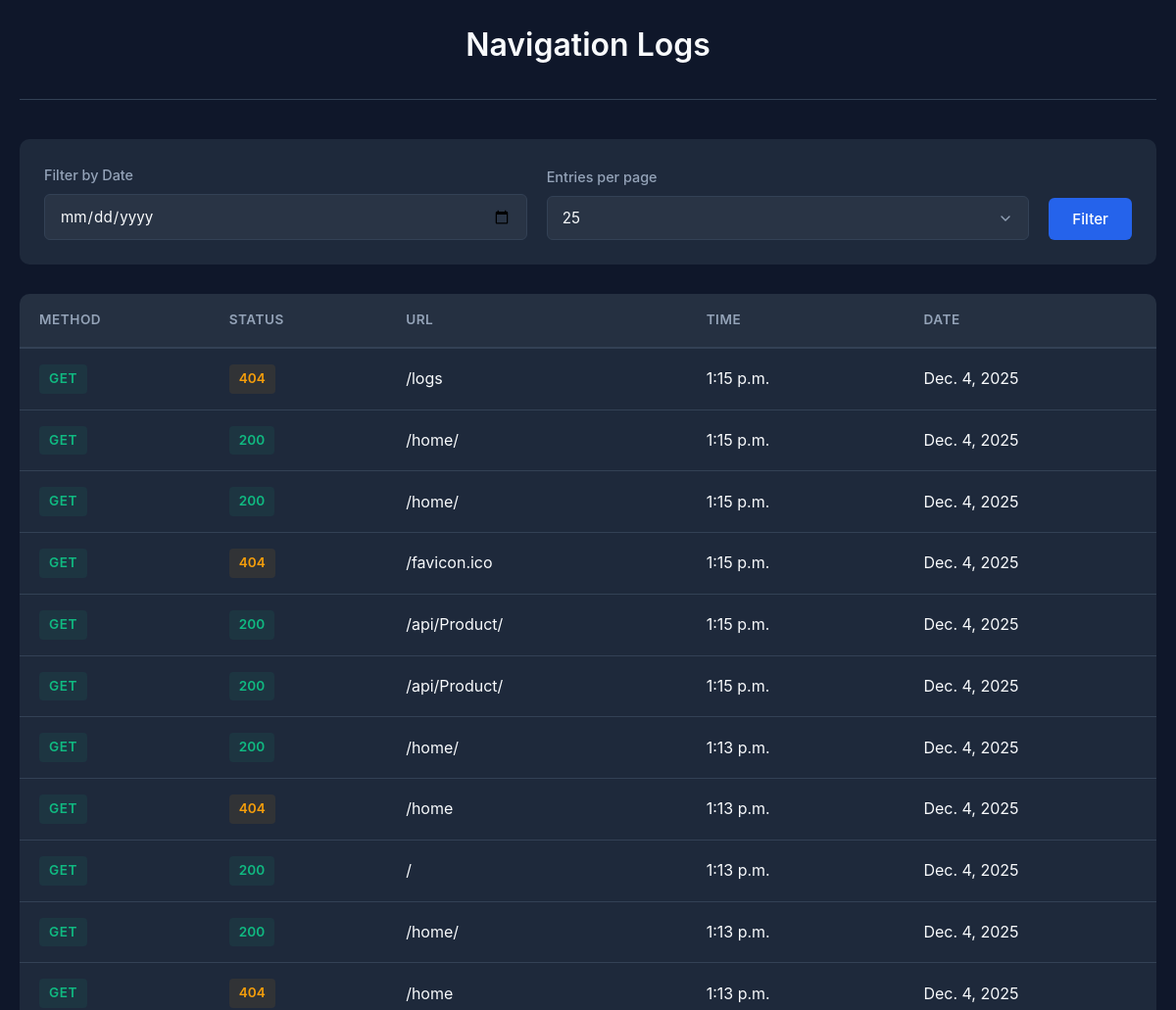
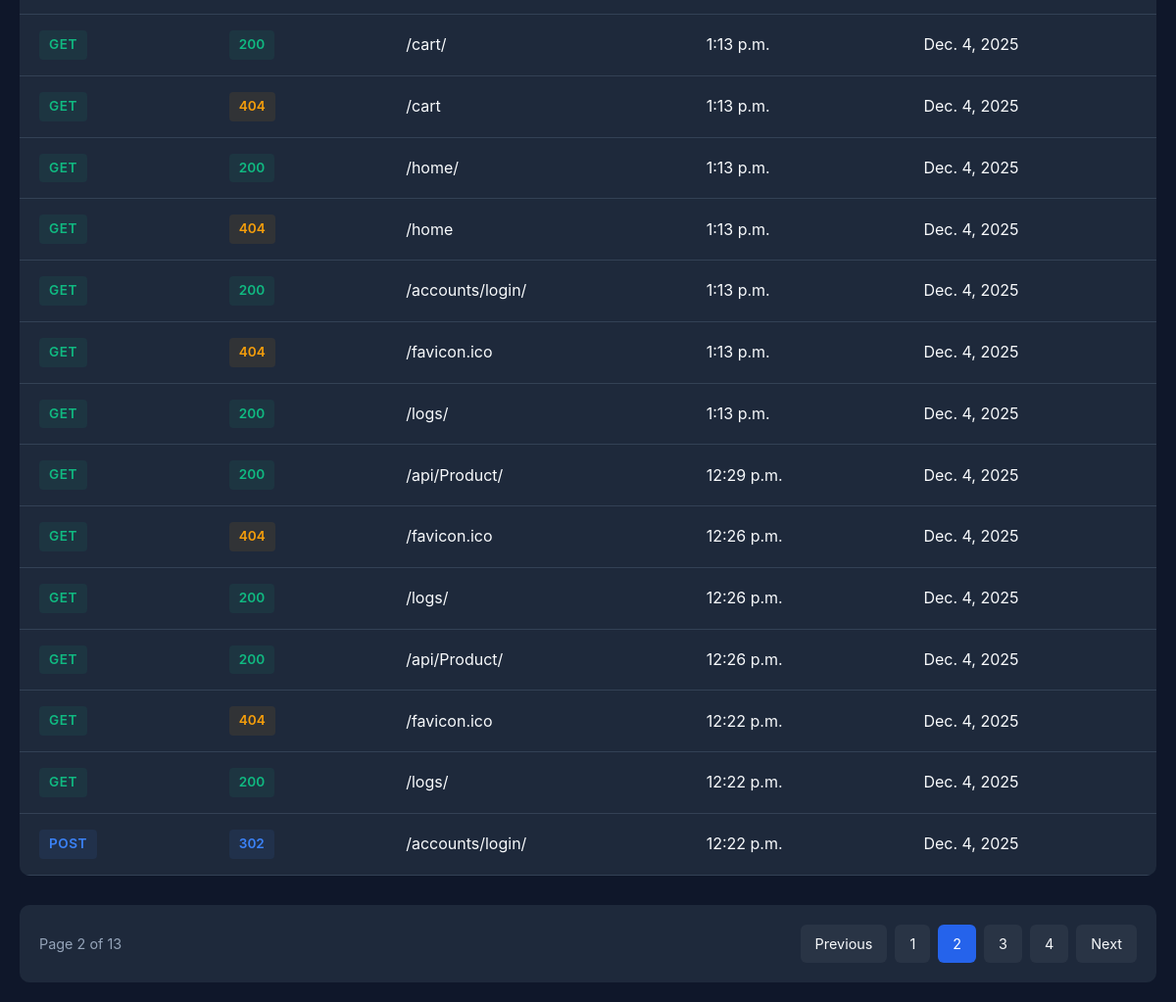
Screenshot of /logs/?per_page=25&page=2 (signed in) with the database file from the repository (2 pictures, top to bottom).
### shop/models.py (models this page shows, shortened)
class NavigationLog(models.Model):
    user = models.ForeignKey(User, on_delete=models.CASCADE)
    date = models.DateField()
    time = models.TimeField()
    method = models.CharField(max_length=10)
    url = models.CharField(max_length=500)
    action = models.CharField(max_length=255)
    status_code = models.PositiveIntegerField(null=True, blank=True)

### shop/views.py (the view)
# urls.py: path('logs/', views.navi_view, name='logs'),
@login_required
def navi_view(request):
    logs = NavigationLog.objects.filter(user=request.user).order_by('-date', '-time')
    date_filter = request.GET.get('date')
    if date_filter:
        date_obj = parse_date(date_filter)
        if date_obj:
            logs = logs.filter(date=date_obj)
    try:
        per_page = int(request.GET.get('per_page', 25))
        if per_page <= 0:
            per_page = 25
    except (ValueError, TypeError):
        per_page = 25
    paginator = Paginator(logs, per_page)
    page_number = request.GET.get('page')
    page_obj = paginator.get_page(page_number)
    per_page_options = [10, 20, 25, 50, 100]
    return render(request, 'shop/nav.html', {
        'page_obj': page_obj,
        'date_filter': date_filter,
        'per_page': per_page,
        'per_page_options': per_page_options,
    })

### templates/shop/nav.html (shortened to what this page needs)
<!DOCTYPE html>
<html lang="en">
<head>
</head>
<body>
    <div class="container">
        <header>
            <h1>Navigation Logs</h1>
        </header>
        <form method="get" action="." class="filters">
            <div class="filter-group">
                <label for="date">Filter by Date</label>
                <input type="date" id="date" name="date" value="{{ date_filter|default:'' }}">
            </div>
            <div class="filter-group">
                <label for="per_page">Entries per page</label>
                <select id="per_page" name="per_page" onchange="this.form.submit()">
                    {% for option in per_page_options %}
                        <option value="{{ option }}" {% if per_page == option %}selected{% endif %}>{{ option }}</option>
                    {% endfor %}
                </select>
            </div>
            <div class="button-group">
                <button type="submit">Filter</button>
            </div>
        </form>
        <div class="table-container">
            <table>
                <thead>
                    <tr>
                        <th>Method</th>
                        <th>Status</th>
                        <th>URL</th>
                        <th>Time</th>
                        <th>Date</th>
                    </tr>
                </thead>
                <tbody>
                    {% for log in page_obj %}
                        <tr>
                            <td>
                                {% if log.method == 'GET' %}
                                    <span class="method method-get">{{ log.method }}</span>
                                {% elif log.method == 'POST' %}
                                    <span class="method method-post">{{ log.method }}</span>
                                {% elif log.method == 'PUT' %}
                                    <span class="method method-put">{{ log.method }}</span>
                                {% elif log.method == 'DELETE' %}
                                    <span class="method method-delete">{{ log.method }}</span>
                                {% else %}
                                    <span class="method">{{ log.method }}</span>
                                {% endif %}
                            </td>
                            <td>
                                {% if log.status_code >= 200 and log.status_code < 300 %}
                                    <span class="status status-2xx">{{ log.status_code }}</span>
                                {% elif log.status_code >= 300 and log.status_code < 400 %}
                                    <span class="status status-3xx">{{ log.status_code }}</span>
                                {% elif log.status_code >= 400 and log.status_code < 500 %}
                                    <span class="status status-4xx">{{ log.status_code }}</span>
                                {% else %}
                                    <span class="status status-5xx">{{ log.status_code }}</span>
                                {% endif %}
                            </td>
                            <td class="url">{{ log.url }}</td>
                            <td>{{ log.time }}</td>
                            <td>{{ log.date }}</td>
                        </tr>
                    {% empty %}
                        <tr>
                            <td colspan="5" class="no-data">No logs found.</td>
                        </tr>
                    {% endfor %}
                </tbody>
            </table>
        </div>
        <div class="pagination">
            <div class="page-info">
                Page {{ page_obj.number }} of {{ page_obj.paginator.num_pages }}
            </div>
            <div class="page-links">
                {% if page_obj.has_previous %}
                    <a href="?{% if date_filter %}date={{ date_filter }}&{% endif %}per_page={{ per_page }}&page={{ page_obj.previous_page_number }}" class="page-link">Previous</a>
                {% endif %}
                {% for num in page_obj.paginator.page_range %}
                    {% if num == page_obj.number %}
                        <span class="page-link active">{{ num }}</span>
                    {% elif num > page_obj.number|add:'-3' and num < page_obj.number|add:'3' %}
                        <a href="?{% if date_filter %}date={{ date_filter }}&{% endif %}per_page={{ per_page }}&page={{ num }}" class="page-link">{{ num }}</a>
                    {% endif %}
                {% endfor %}
                {% if page_obj.has_next %}
                    <a href="?{% if date_filter %}date={{ date_filter }}&{% endif %}per_page={{ per_page }}&page={{ page_obj.next_page_number }}" class="page-link">Next</a>
                {% endif %}
            </div>
        </div>
    </div>
</body>
</html>

### templates/shop/nav.html (style rules this page uses)
:root { --primary: #2563eb; --primary-dark: #1e40af; --dark: #0f172a; --dark-light: #1e293b; --text: #f8fafc; --text-muted: #94a3b8; --border: #334155; }
* { margin: 0; padding: 0; box-sizing: border-box; font-family: -apple-system, BlinkMacSystemFont, 'Segoe UI', Roboto, Oxygen, Ubuntu, sans-serif; }
body { background-color: var(--dark); color: var(--text); line-height: 1.6; padding: 20px; min-height: 100vh; }
.container { max-width: 1200px; margin: 0 auto; }
header { text-align: center; margin-bottom: 40px; padding-bottom: 20px; border-bottom: 1px solid var(--border); }
header h1 { font-size: 2rem; font-weight: 600; color: var(--text); margin-bottom: 10px; }
.filters { background: var(--dark-light); padding: 25px; border-radius: 10px; margin-bottom: 30px; display: flex; flex-wrap: wrap; gap: 20px; align-items: flex-end; }
.filter-group { flex: 1; min-width: 200px; }
label { display: block; margin-bottom: 8px; font-weight: 500; color: var(--text-muted); font-size: 0.9rem; }
input { width: 100%; padding: 12px 15px; background: rgba(255, 255, 255, 0.05); border: 1px solid var(--border); border-radius: 6px; color: var(--text); font-size: 0.95rem; transition: all 0.2s; }
select { width: 100%; padding: 12px 15px; background: rgba(255, 255, 255, 0.05); border: 1px solid var(--border); border-radius: 6px; color: var(--text); font-size: 0.95rem; transition: all 0.2s; appearance: none; -webkit-appearance: none; -moz-appearance: none; background-repeat: no-repeat; background-position: right 15px center; background-size: 16px; padding-right: 40px; }
select option { background-color: var(--dark-light); color: var(--text); padding: 12px; }
select option:checked { background-color: var(--primary); color: white; }
.button-group { display: flex; gap: 10px; align-items: center; }
button { padding: 12px 24px; background: var(--primary); color: white; border: none; border-radius: 6px; font-weight: 500; cursor: pointer; transition: background 0.2s; font-size: 0.95rem; }
.table-container { overflow-x: auto; margin-bottom: 30px; border-radius: 10px; background: var(--dark-light); }
table { width: 100%; border-collapse: collapse; min-width: 800px; }
th { background: rgba(255, 255, 255, 0.03); padding: 16px 20px; text-align: left; font-weight: 600; color: var(--text-muted); font-size: 0.85rem; text-transform: uppercase; letter-spacing: 0.5px; border-bottom: 2px solid var(--border); }
td { padding: 16px 20px; border-bottom: 1px solid var(--border); }
.method { display: inline-block; padding: 4px 10px; border-radius: 4px; font-size: 0.85rem; font-weight: 600; letter-spacing: 0.5px; }
.method-get { background: #10b98115; color: #10b981; }
.method-post { background: #3b82f615; color: #3b82f6; }
.status { display: inline-block; padding: 4px 10px; border-radius: 4px; font-size: 0.85rem; font-weight: 600; }
.status-2xx { background: #10b98115; color: #10b981; }
.status-3xx { background: #3b82f615; color: #3b82f6; }
.status-4xx { background: #f59e0b15; color: #f59e0b; }
.url { max-width: 400px; overflow: hidden; text-overflow: ellipsis; white-space: nowrap; }
.pagination { display: flex; justify-content: space-between; align-items: center; flex-wrap: wrap; gap: 20px; padding: 20px; background: var(--dark-light); border-radius: 10px; }
.page-info { color: var(--text-muted); font-size: 0.9rem; }
.page-links { display: flex; gap: 8px; align-items: center; }
.page-link { padding: 8px 15px; background: rgba(255, 255, 255, 0.05); color: var(--text); text-decoration: none; border-radius: 6px; font-size: 0.9rem; transition: all 0.2s; }
.page-link.active { background: var(--primary); color: white; }

### rows the page displays
NavigationLog: method "GET", status_code "404", url "/logs", time "1:15 p.m.", date "Dec. 4, 2025"
NavigationLog: method "GET", status_code "200", url "/home/", time "1:15 p.m.", date "Dec. 4, 2025"
NavigationLog: method "GET", status_code "200", url "/home/", time "1:15 p.m.", date "Dec. 4, 2025"
NavigationLog: method "GET", status_code "404", url "/favicon.ico", time "1:15 p.m.", date "Dec. 4, 2025"
NavigationLog: method "GET", status_code "200", url "/api/Product/", time "1:15 p.m.", date "Dec. 4, 2025"
NavigationLog: method "GET", status_code "200", url "/api/Product/", time "1:15 p.m.", date "Dec. 4, 2025"
NavigationLog: method "GET", status_code "200", url "/home/", time "1:13 p.m.", date "Dec. 4, 2025"
NavigationLog: method "GET", status_code "404", url "/home", time "1:13 p.m.", date "Dec. 4, 2025"
NavigationLog: method "GET", status_code "200", url "/", time "1:13 p.m.", date "Dec. 4, 2025"
NavigationLog: method "GET", status_code "200", url "/home/", time "1:13 p.m.", date "Dec. 4, 2025"
NavigationLog: method "GET", status_code "404", url "/home", time "1:13 p.m.", date "Dec. 4, 2025"
NavigationLog: method "GET", status_code "200", url "/cart/", time "1:13 p.m.", date "Dec. 4, 2025"
NavigationLog: method "GET", status_code "404", url "/cart", time "1:13 p.m.", date "Dec. 4, 2025"
NavigationLog: method "GET", status_code "200", url "/home/", time "1:13 p.m.", date "Dec. 4, 2025"
NavigationLog: method "GET", status_code "404", url "/home", time "1:13 p.m.", date "Dec. 4, 2025"
NavigationLog: method "GET", status_code "200", url "/accounts/login/", time "1:13 p.m.", date "Dec. 4, 2025"
NavigationLog: method "GET", status_code "404", url "/favicon.ico", time "1:13 p.m.", date "Dec. 4, 2025"
NavigationLog: method "GET", status_code "200", url "/logs/", time "1:13 p.m.", date "Dec. 4, 2025"
NavigationLog: method "GET", status_code "200", url "/api/Product/", time "12:29 p.m.", date "Dec. 4, 2025"
NavigationLog: method "GET", status_code "404", url "/favicon.ico", time "12:26 p.m.", date "Dec. 4, 2025"
NavigationLog: method "GET", status_code "200", url "/logs/", time "12:26 p.m.", date "Dec. 4, 2025"
NavigationLog: method "GET", status_code "200", url "/api/Product/", time "12:26 p.m.", date "Dec. 4, 2025"
NavigationLog: method "GET", status_code "404", url "/favicon.ico", time "12:22 p.m.", date "Dec. 4, 2025"
NavigationLog: method "GET", status_code "200", url "/logs/", time "12:22 p.m.", date "Dec. 4, 2025"
NavigationLog: method "POST", status_code "302", url "/accounts/login/", time "12:22 p.m.", date "Dec. 4, 2025"

### other values shown
{{ page_obj.number }} "2"
{{ page_obj.paginator.num_pages }} "13"
{{ num }} "1" "3" "4"
{{ num }} "2"
form field per_page "25"
